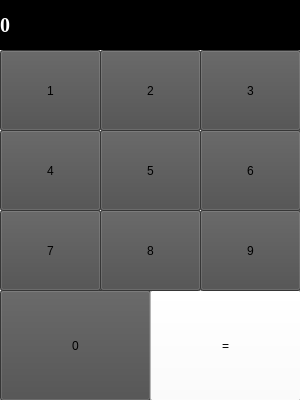
<?xml version="1.0" encoding="UTF-8"?>
<ui version="4.0">
 <class>MainWindow</class>
 <widget class="QMainWindow" name="MainWindow">
  <property name="geometry">
   <rect>
    <x>0</x>
    <y>0</y>
    <width>300</width>
    <height>400</height>
   </rect>
  </property>
  <property name="windowTitle">
   <string>Калькулятор</string>
  </property>
  <widget class="QWidget" name="centralwidget">
   <widget class="QLabel" name="label_result">
    <property name="geometry">
     <rect>
      <x>0</x>
      <y>0</y>
      <width>300</width>
      <height>50</height>
     </rect>
    </property>
    <property name="font">
     <font>
      <family>Times New Roman</family>
      <pointsize>15</pointsize>
      <bold>true</bold>
     </font>
    </property>
    <property name="styleSheet">
     <string notr="true">background-color: rgb(0, 0, 0);
color: rgb(255, 255, 255);
</string>
    </property>
    <property name="text">
     <string>0</string>
    </property>
    <property name="margin">
     <number>10</number>
    </property>
   </widget>
   <widget class="QPushButton" name="btn_0">
    <property name="geometry">
     <rect>
      <x>0</x>
      <y>290</y>
      <width>151</width>
      <height>111</height>
     </rect>
    </property>
    <property name="styleSheet">
     <string notr="true">background-color: rgb(76, 76, 76);</string>
    </property>
    <property name="text">
     <string>0</string>
    </property>
   </widget>
   <widget class="QPushButton" name="btn_equal">
    <property name="geometry">
     <rect>
      <x>150</x>
      <y>290</y>
      <width>151</width>
      <height>111</height>
     </rect>
    </property>
    <property name="styleSheet">
     <string notr="true">background-color: rgb(255, 255, 255);
color: rgb(0, 0, 0);</string>
    </property>
    <property name="text">
     <string>=</string>
    </property>
   </widget>
   <widget class="QPushButton" name="btn_7">
    <property name="geometry">
     <rect>
      <x>0</x>
      <y>210</y>
      <width>101</width>
      <height>81</height>
     </rect>
    </property>
    <property name="styleSheet">
     <string notr="true">background-color: rgb(76, 76, 76);</string>
    </property>
    <property name="text">
     <string>7</string>
    </property>
   </widget>
   <widget class="QPushButton" name="btn_8">
    <property name="geometry">
     <rect>
      <x>100</x>
      <y>210</y>
      <width>101</width>
      <height>81</height>
     </rect>
    </property>
    <property name="styleSheet">
     <string notr="true">background-color: rgb(76, 76, 76);</string>
    </property>
    <property name="text">
     <string>8</string>
    </property>
   </widget>
   <widget class="QPushButton" name="btn_9">
    <property name="geometry">
     <rect>
      <x>200</x>
      <y>210</y>
      <width>101</width>
      <height>81</height>
     </rect>
    </property>
    <property name="styleSheet">
     <string notr="true">background-color: rgb(76, 76, 76);</string>
    </property>
    <property name="text">
     <string>9</string>
    </property>
   </widget>
   <widget class="QPushButton" name="btn_4">
    <property name="geometry">
     <rect>
      <x>0</x>
      <y>130</y>
      <width>101</width>
      <height>81</height>
     </rect>
    </property>
    <property name="styleSheet">
     <string notr="true">background-color: rgb(76, 76, 76);</string>
    </property>
    <property name="text">
     <string>4</string>
    </property>
   </widget>
   <widget class="QPushButton" name="btn_5">
    <property name="geometry">
     <rect>
      <x>100</x>
      <y>130</y>
      <width>101</width>
      <height>81</height>
     </rect>
    </property>
    <property name="styleSheet">
     <string notr="true">background-color: rgb(76, 76, 76);</string>
    </property>
    <property name="text">
     <string>5</string>
    </property>
   </widget>
   <widget class="QPushButton" name="btn_6">
    <property name="geometry">
     <rect>
      <x>200</x>
      <y>130</y>
      <width>101</width>
      <height>81</height>
     </rect>
    </property>
    <property name="styleSheet">
     <string notr="true">background-color: rgb(76, 76, 76);</string>
    </property>
    <property name="text">
     <string>6</string>
    </property>
   </widget>
   <widget class="QPushButton" name="btn_1">
    <property name="geometry">
     <rect>
      <x>0</x>
      <y>50</y>
      <width>101</width>
      <height>81</height>
     </rect>
    </property>
    <property name="styleSheet">
     <string notr="true">background-color: rgb(76, 76, 76);</string>
    </property>
    <property name="text">
     <string>1</string>
    </property>
   </widget>
   <widget class="QPushButton" name="btn_2">
    <property name="geometry">
     <rect>
      <x>100</x>
      <y>50</y>
      <width>101</width>
      <height>81</height>
     </rect>
    </property>
    <property name="styleSheet">
     <string notr="true">background-color: rgb(76, 76, 76);</string>
    </property>
    <property name="text">
     <string>2</string>
    </property>
   </widget>
   <widget class="QPushButton" name="btn_3">
    <property name="geometry">
     <rect>
      <x>200</x>
      <y>50</y>
      <width>101</width>
      <height>81</height>
     </rect>
    </property>
    <property name="styleSheet">
     <string notr="true">background-color: rgb(76, 76, 76);</string>
    </property>
    <property name="text">
     <string>3</string>
    </property>
   </widget>
  </widget>
 </widget>
 <resources/>
 <connections/>
</ui>
